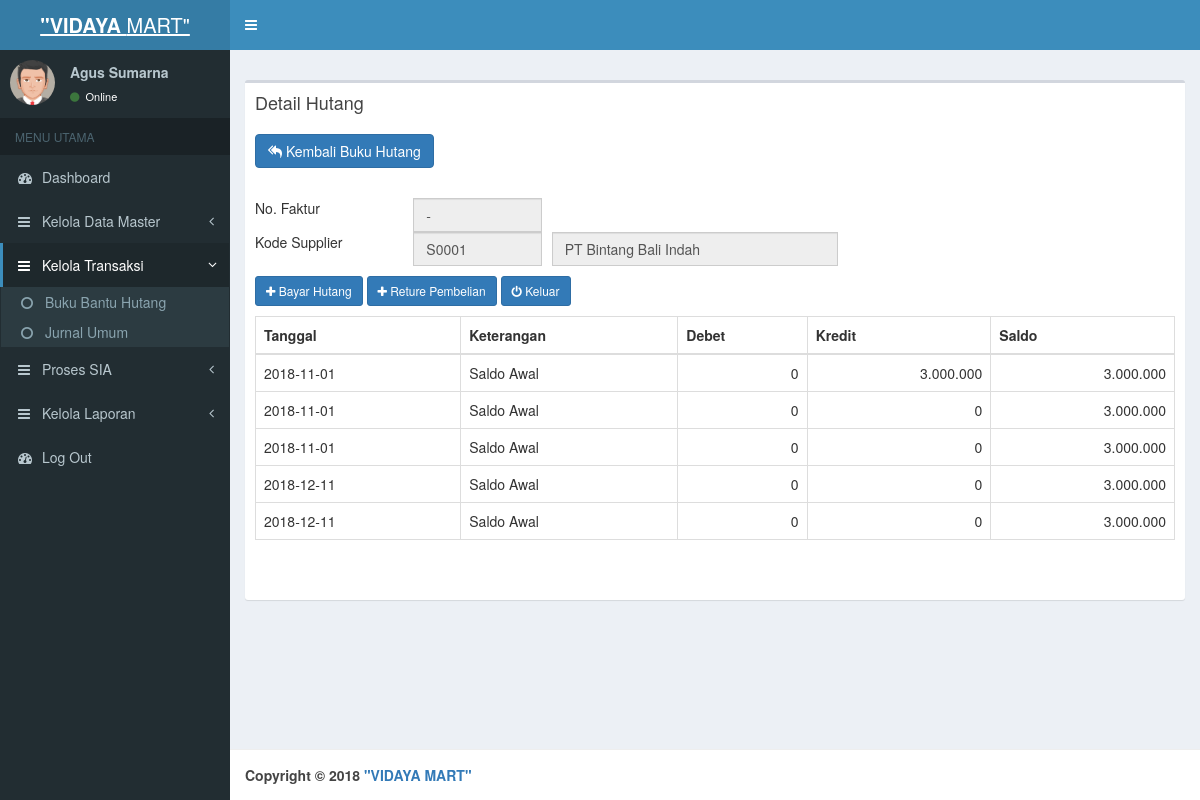
The page /index.php?page=data_detil_hutang&no_faktur=- (signed in) on the database its author committed.
### tables this page shows
CREATE TABLE `tabel_supplier` (
  `id_supplier` int(11) NOT NULL AUTO_INCREMENT,
  `kode_supplier` varchar(5) DEFAULT NULL,
  `nama_supplier` varchar(200) DEFAULT NULL,
  `alamat_supplier` text,
  `telepon_supplier` varchar(15) DEFAULT NULL,
  `tanggal` varchar(10) DEFAULT NULL,
  `saldo_awal` double DEFAULT NULL,
  PRIMARY KEY (`id_supplier`)
);

CREATE TABLE `tabel_jurnal` (
  `id_jurnal` int(11) NOT NULL AUTO_INCREMENT,
  `nomor_faktur` varchar(50) DEFAULT NULL,
  `tgl_jurnal` date DEFAULT NULL,
  `nomor_jurnal` varchar(50) DEFAULT NULL,
  `referensi` varchar(10) DEFAULT NULL,
  `keterangan` varchar(200) DEFAULT NULL,
  `id_akun` int(4) DEFAULT NULL,
  `debet` double DEFAULT NULL,
  `kredit` double DEFAULT NULL,
  `nama_user` varchar(100) DEFAULT NULL,
  PRIMARY KEY (`id_jurnal`)
);

### pages/data_detil_hutang.php (the view, shortened to what this page needs)
<?php
require "koneksi.php";
$query=mysqli_query($con,"SELECT tabel_jurnal.*, tabel_supplier.nama_supplier,tabel_supplier.kode_supplier
				FROM tabel_jurnal,tabel_supplier
				WHERE tabel_jurnal.referensi=tabel_supplier.kode_supplier AND tabel_jurnal.nomor_faktur='$_GET[no_faktur]'
				ORDER BY tabel_jurnal.id_jurnal asc");
$q=mysqli_fetch_array($query);
?>
<link href="dist/css/jquery-ui.css" rel="stylesheet" type="text/css" />
<div class="box" style="min-height: 450px;">
    <div class="box-header">
      <h3 class="box-title">Detail Hutang</h3>
    </div>
    <div class="box-body">
		<a href="?page=buku_bantu_hutang" style="margin-bottom: 10px;" class="btn btn-md btn-primary"> <i class="fa fa-mail-reply-all"></i> Kembali Buku Hutang</a>
		<div style="margin-top: 20px;">
		<form id="simpanvac" name="simpanvac" method="post" action="">
			<div class="row">
				<div class="col-md-2">No. Faktur</div>
				<div class="col-md-2">
					<input type="text" name="faktur" id="faktur" class="form-control" value="<?php echo $_GET[no_faktur] ;?>" readonly />
				</div>
			</div>
			<div class="row">
				<div class="col-md-2">Kode Supplier</div>
				<div class="col-md-2">
					<input name="namasp2" type="text" id="namasp2" size="6" maxlength="4" class="form-control" value="<?php echo $q[kode_supplier] ;?>" readonly />
				</div>
				<div class="col-md-4" style="margin-left:-20px;">
					 <input type="text" name="namasp" id="namasp" class="form-control" value="<?php echo $q[nama_supplier] ;?>"  readonly />
				</div>
			</div>
		  		<a id="add" href="?page=bayar_hutang&no_faktur=<?php echo $_GET[no_faktur];?>" class="btn btn-sm btn-primary"><i class="fa fa-plus"></i> Bayar Hutang</a>
			    <a id="add" href="?page=retur&no_faktur=<?php echo $_GET[no_faktur];?>" class="btn btn-sm btn-primary"><i class="fa fa-plus"></i> Reture Pembelian</a>
				<a href="?page=buku_bantu_hutang"><button type="button" class="btn btn-sm btn-primary"> <i class="fa fa-power-off"></i> Keluar</button></a></td>
				<table width="100%" cellpadding="5" cellspacing="0" border="1" class="table table-bordered" id="tabel">
					<thead>
						<tr>
						  <th align="center">Tanggal</th>
						  <th align="center">Keterangan</th>
						  <th align="center">Debet</th>
						  <th align="center">Kredit</th>
						  <th align="center">Saldo</th>
						</tr>
					</thead>
					<?php
					$count=1;
					$datajurnal = mysqli_query($con,"SELECT tabel_jurnal.*, tabel_supplier.nama_supplier,tabel_supplier.kode_supplier
								FROM tabel_jurnal,tabel_supplier
								WHERE tabel_jurnal.referensi=tabel_supplier.kode_supplier AND tabel_jurnal.nomor_faktur='$_GET[no_faktur]' and tabel_jurnal.id_akun='39'
								ORDER BY tabel_jurnal.id_jurnal asc");
					while($qj=mysqli_fetch_array($datajurnal))
					{
						if($count==1)
						{
							$saldo=$qj['kredit']
							?>
							<tr>
							  <td><?php echo $qj[tgl_jurnal];?></td>
							  <td><?php echo $qj[keterangan];?></td>
							  <td align="right"><?php echo number_format($qj[debet] ,0,',','.')?></td>
							  <td align="right"><?php echo number_format($qj[kredit] ,0,',','.')?></td>
							  <td align="right"><?php echo number_format($saldo ,0,',','.')?></td>
							</tr>
							<?php
						}
						else
						{
							$saldo=$saldo-$qj['debet']
							?>
							<tr>
							  <td><?php echo $qj[tgl_jurnal];?></td>
							  <td><?php echo $qj[keterangan];?></td>
							   <td align="right"><?php echo number_format($qj[debet] ,0,',','.')?></td>
							  <td align="right"><?php echo number_format($qj[kredit] ,0,',','.')?></td>
							  <td align="right"><?php echo number_format($saldo ,0,',','.')?></td>
							</tr>
							<?php
						}
						$count++;
					}
					?>
				  </table>
		  <p>&nbsp;</p>
		</form>
	</div></div>
</div>

### rows shown on the page
tabel_supplier: namasp2 "S0001", namasp "PT Bintang Bali Indah"
tabel_jurnal: tgl_jurnal "2018-11-01", keterangan "Saldo Awal", debet "0", kredit "3.000.000"
tabel_jurnal: tgl_jurnal "2018-11-01", keterangan "Saldo Awal", debet "0", kredit "0", saldo "3.000.000"
tabel_jurnal: tgl_jurnal "2018-11-01", keterangan "Saldo Awal", debet "0", kredit "0", saldo "3.000.000"
tabel_jurnal: tgl_jurnal "2018-12-11", keterangan "Saldo Awal", debet "0", kredit "0", saldo "3.000.000"
tabel_jurnal: tgl_jurnal "2018-12-11", keterangan "Saldo Awal", debet "0", kredit "0", saldo "3.000.000"

### other values the page prints
$_SESSION['nama'] "Agus Sumarna"
